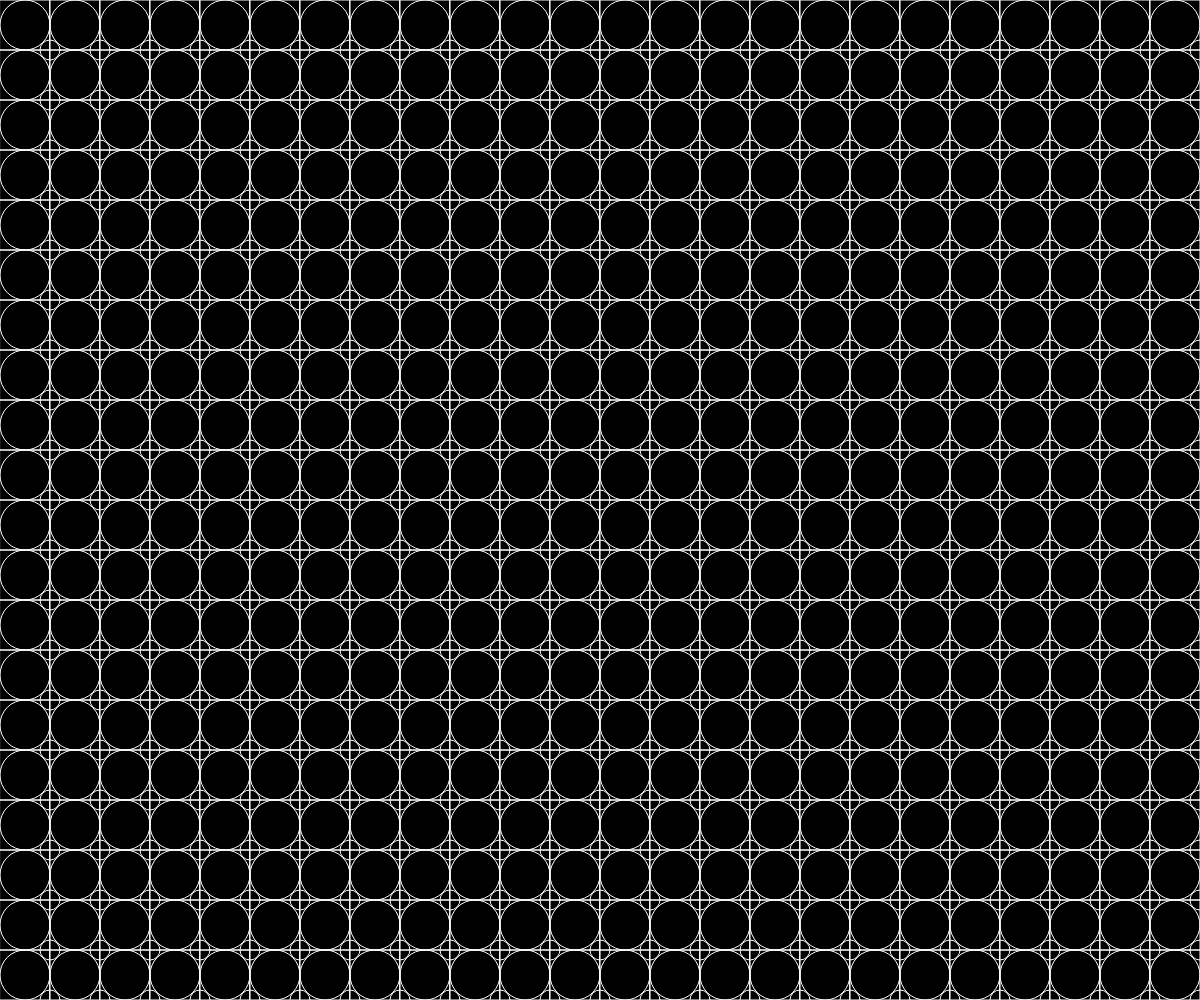
Frame 1 (no input)
Frame 60 (no input): identical to frame 1, image omitted
Frame 120 (the mouse pressed at the canvas centre since frame 60): identical to frame 1, image omitted

The p5.js sketch that drew this single still picture (run headless with seeded random() and noise() and a simulated clock; from frame 60 on, the mouse is pressed at the canvas centre):

// p5.js sketch
// ── sketch.js
function setup() {
  createCanvas(windowWidth,windowHeight);
}

function draw() {
  background(0);//背景顏色為黑色
  stroke(255)//線條顏色為白色
  noFill()//不填滿顏色 
  rectMode(CENTER)

  for(var i=0;i<width/50;i=i+1)
  {
    for(var j=0;j<height/50;j=j+1)
    {
    ellipse(25+50*i,25+50*j,50)
    rect(25+50*i,25+50*j,50)
    ellipse(50+50*i,50+50*j,20)
    }
  }
}
